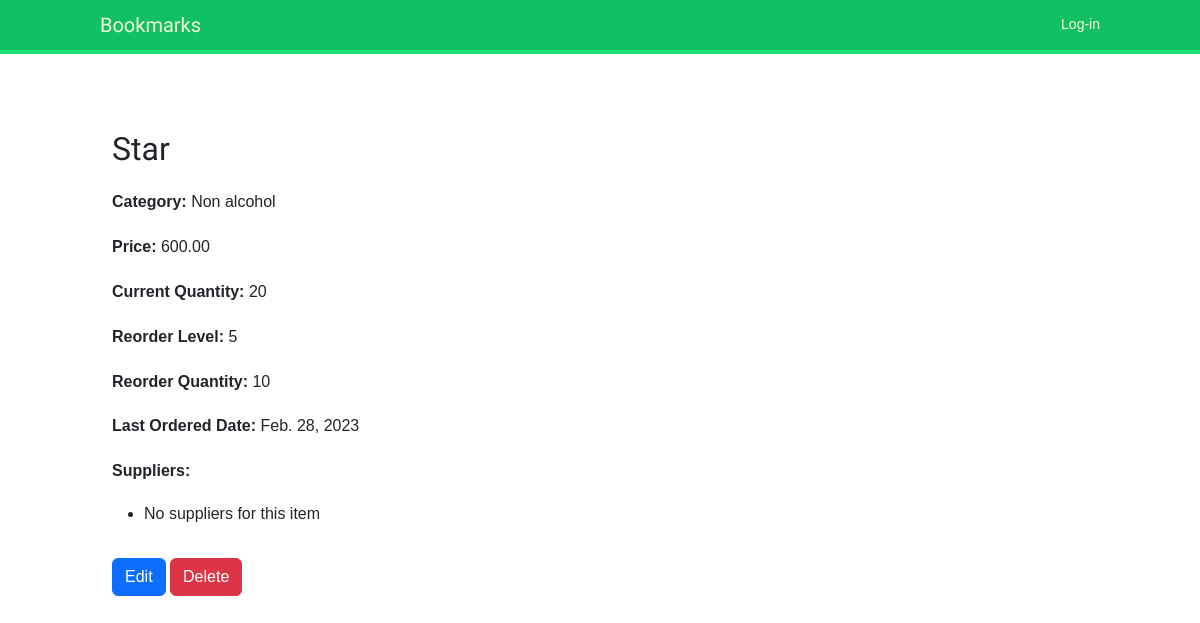
The app's page /inventory/7/ with its own data.
### hotelbar/models.py (models this page shows, shortened)
class InventoryItem(models.Model):
    name = models.CharField(max_length=100)
    category = models.ForeignKey(Category, on_delete=models.CASCADE)
    price = models.DecimalField(max_digits=8, decimal_places=2)
    current_quantity = models.PositiveIntegerField()
    reorder_level = models.PositiveIntegerField()
    reorder_quantity = models.PositiveIntegerField()
    last_ordered_date = models.DateField(null=True, blank=True)
    suppliers = models.ManyToManyField(Supplier, related_name='inventory_items')

class Category(models.Model):
    name = models.CharField(max_length=50)
    def __str__(self):
        return self.name

### inventory/views.py (the view)
# urls.py: path('inventory/<int:pk>/', inventory_detail, name='inventory_detail'),
def inventory_detail(request, pk):
    item = get_object_or_404(InventoryItem, pk=pk)
    return render(request, 'inventory/inventory_detail.html', {'item': item})

### inventory/templates/inventory/inventory_detail.html
{% extends 'base.html' %}
{% block content %}
<div class="container mt-3">
  <div class="row">
    <div class="col-md-6">
      <h2>{{ item.name }}</h2>
      <p><strong>Category:</strong> {{ item.category }}</p>
      <p><strong>Price:</strong> {{ item.price }}</p>
      <p><strong>Current Quantity:</strong> {{ item.current_quantity }}</p>
      <p><strong>Reorder Level:</strong> {{ item.reorder_level }}</p>
      <p><strong>Reorder Quantity:</strong> {{ item.reorder_quantity }}</p>
      <p><strong>Last Ordered Date:</strong> {{ item.last_ordered_date }}</p>
      <p><strong>Suppliers:</strong></p>
      <ul>
        {% for supplier in item.suppliers.all %}
        <li>{{ supplier.name }}</li>
        {% empty %}
        <li>No suppliers for this item</li>
        {% endfor %}
      </ul>
    </div>
  </div>
  <div class="row mt-3">
    <div class="col-md-6">
      <a href="{% url 'inventory_update' item.pk %}" class="btn btn-primary">Edit</a>
      <a href="{% url 'inventory_delete' item.pk %}" class="btn btn-danger" onclick="return confirm('Are you sure you want to delete this item?')">Delete</a>
    </div>
  </div>
</div>
{% endblock %}

### account/static/css/base.css (style rules this page uses)
body { margin:0; padding:0; font-family:helvetica, sans-serif; }
p { line-height: 1.8; }
a { color:#12c064; text-decoration:none; }
h1, h2, h3, h4, h5 , h6 { font-family: 'Muli', sans-serif; font-weight:normal; }
h2 { margin:30px 0 20px; }

### records on screen
InventoryItem: name "Star", category "Non alcohol", price "600.00", current_quantity "20", reorder_level "5", reorder_quantity "10", last_ordered_date "Feb. 28, 2023"
